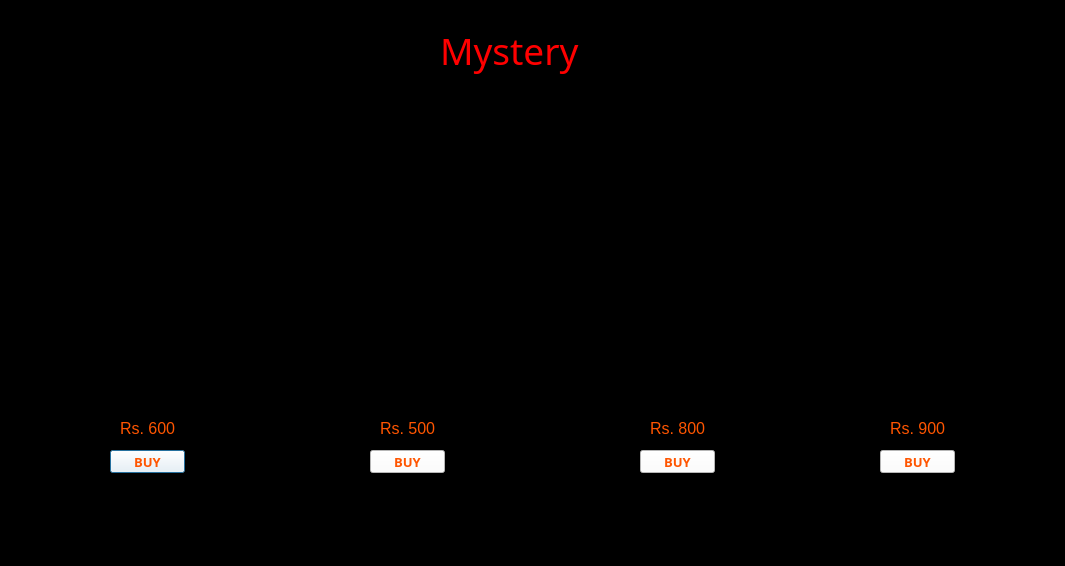
<?xml version="1.0" encoding="UTF-8"?>
<ui version="4.0">
 <class>home</class>
 <widget class="QDialog" name="home">
  <property name="geometry">
   <rect>
    <x>0</x>
    <y>0</y>
    <width>1065</width>
    <height>566</height>
   </rect>
  </property>
  <property name="windowTitle">
   <string>Dialog</string>
  </property>
  <property name="styleSheet">
   <string notr="true">background-color: rgb(0, 0, 0);</string>
  </property>
  <widget class="QLabel" name="label_2">
   <property name="geometry">
    <rect>
     <x>440</x>
     <y>20</y>
     <width>181</width>
     <height>61</height>
    </rect>
   </property>
   <property name="font">
    <font>
     <family>Lucida Calligraphy</family>
     <pointsize>28</pointsize>
    </font>
   </property>
   <property name="styleSheet">
    <string notr="true">color: rgb(225, 225, 225);
color: rgb(255, 0, 0);</string>
   </property>
   <property name="text">
    <string>Mystery</string>
   </property>
  </widget>
  <widget class="QLabel" name="label_6">
   <property name="geometry">
    <rect>
     <x>1010</x>
     <y>100</y>
     <width>71</width>
     <height>161</height>
    </rect>
   </property>
   <property name="text">
    <string/>
   </property>
  </widget>
  <widget class="QLabel" name="label_3">
   <property name="geometry">
    <rect>
     <x>60</x>
     <y>110</y>
     <width>191</width>
     <height>291</height>
    </rect>
   </property>
   <property name="styleSheet">
    <string notr="true">background-image: url(:/newPrefix/mystery/m2.jpg);</string>
   </property>
   <property name="text">
    <string/>
   </property>
   <property name="pixmap">
    <pixmap>mystery/m2.jpg</pixmap>
   </property>
   <property name="scaledContents">
    <bool>true</bool>
   </property>
  </widget>
  <widget class="QLabel" name="label_4">
   <property name="geometry">
    <rect>
     <x>310</x>
     <y>110</y>
     <width>201</width>
     <height>291</height>
    </rect>
   </property>
   <property name="styleSheet">
    <string notr="true">background-image: url(:/newPrefix/mystery/m3.png);</string>
   </property>
   <property name="text">
    <string/>
   </property>
   <property name="pixmap">
    <pixmap>mystery/m3.png</pixmap>
   </property>
   <property name="scaledContents">
    <bool>true</bool>
   </property>
  </widget>
  <widget class="QLabel" name="label_5">
   <property name="geometry">
    <rect>
     <x>570</x>
     <y>110</y>
     <width>201</width>
     <height>291</height>
    </rect>
   </property>
   <property name="styleSheet">
    <string notr="true">background-image: url(:/newPrefix/mystery/m4.jpg);</string>
   </property>
   <property name="text">
    <string/>
   </property>
   <property name="pixmap">
    <pixmap>mystery/m4.jpg</pixmap>
   </property>
   <property name="scaledContents">
    <bool>true</bool>
   </property>
  </widget>
  <widget class="QLabel" name="label_7">
   <property name="geometry">
    <rect>
     <x>820</x>
     <y>110</y>
     <width>191</width>
     <height>291</height>
    </rect>
   </property>
   <property name="styleSheet">
    <string notr="true">background-image: url(:/newPrefix/mystery/m1.jpg);</string>
   </property>
   <property name="text">
    <string/>
   </property>
   <property name="pixmap">
    <pixmap>mystery/m1.jpg</pixmap>
   </property>
   <property name="scaledContents">
    <bool>true</bool>
   </property>
  </widget>
  <widget class="QLabel" name="label">
   <property name="geometry">
    <rect>
     <x>120</x>
     <y>420</y>
     <width>61</width>
     <height>16</height>
    </rect>
   </property>
   <property name="font">
    <font>
     <pointsize>12</pointsize>
    </font>
   </property>
   <property name="styleSheet">
    <string notr="true">color: rgb(255, 85, 0);</string>
   </property>
   <property name="text">
    <string>Rs. 600</string>
   </property>
  </widget>
  <widget class="QLabel" name="label_8">
   <property name="geometry">
    <rect>
     <x>380</x>
     <y>420</y>
     <width>61</width>
     <height>16</height>
    </rect>
   </property>
   <property name="font">
    <font>
     <pointsize>12</pointsize>
    </font>
   </property>
   <property name="styleSheet">
    <string notr="true">color: rgb(255, 85, 0);</string>
   </property>
   <property name="text">
    <string>Rs. 500</string>
   </property>
  </widget>
  <widget class="QLabel" name="label_9">
   <property name="geometry">
    <rect>
     <x>650</x>
     <y>420</y>
     <width>61</width>
     <height>16</height>
    </rect>
   </property>
   <property name="font">
    <font>
     <pointsize>12</pointsize>
    </font>
   </property>
   <property name="styleSheet">
    <string notr="true">color: rgb(255, 85, 0);</string>
   </property>
   <property name="text">
    <string>Rs. 800</string>
   </property>
  </widget>
  <widget class="QLabel" name="label_10">
   <property name="geometry">
    <rect>
     <x>890</x>
     <y>420</y>
     <width>61</width>
     <height>16</height>
    </rect>
   </property>
   <property name="font">
    <font>
     <pointsize>12</pointsize>
    </font>
   </property>
   <property name="styleSheet">
    <string notr="true">color: rgb(255, 85, 0);</string>
   </property>
   <property name="text">
    <string>Rs. 900</string>
   </property>
  </widget>
  <widget class="QPushButton" name="m_buy_btn">
   <property name="geometry">
    <rect>
     <x>110</x>
     <y>450</y>
     <width>75</width>
     <height>23</height>
    </rect>
   </property>
   <property name="font">
    <font>
     <family>Arial Black</family>
     <pointsize>10</pointsize>
     <weight>75</weight>
     <bold>true</bold>
    </font>
   </property>
   <property name="styleSheet">
    <string notr="true">color: rgb(255, 85, 0);
background-color: rgb(255, 255, 255);</string>
   </property>
   <property name="text">
    <string>BUY</string>
   </property>
  </widget>
  <widget class="QPushButton" name="m_buy_btn_2">
   <property name="geometry">
    <rect>
     <x>370</x>
     <y>450</y>
     <width>75</width>
     <height>23</height>
    </rect>
   </property>
   <property name="font">
    <font>
     <family>Arial Black</family>
     <pointsize>10</pointsize>
     <weight>75</weight>
     <bold>true</bold>
    </font>
   </property>
   <property name="styleSheet">
    <string notr="true">color: rgb(255, 85, 0);
background-color: rgb(255, 255, 255);</string>
   </property>
   <property name="text">
    <string>BUY</string>
   </property>
  </widget>
  <widget class="QPushButton" name="m_buy_btn_3">
   <property name="geometry">
    <rect>
     <x>640</x>
     <y>450</y>
     <width>75</width>
     <height>23</height>
    </rect>
   </property>
   <property name="font">
    <font>
     <family>Arial Black</family>
     <pointsize>10</pointsize>
     <weight>75</weight>
     <bold>true</bold>
    </font>
   </property>
   <property name="styleSheet">
    <string notr="true">color: rgb(255, 85, 0);
background-color: rgb(255, 255, 255);</string>
   </property>
   <property name="text">
    <string>BUY</string>
   </property>
  </widget>
  <widget class="QPushButton" name="m_buy_btn_4">
   <property name="geometry">
    <rect>
     <x>880</x>
     <y>450</y>
     <width>75</width>
     <height>23</height>
    </rect>
   </property>
   <property name="font">
    <font>
     <family>Arial Black</family>
     <pointsize>10</pointsize>
     <weight>75</weight>
     <bold>true</bold>
    </font>
   </property>
   <property name="styleSheet">
    <string notr="true">color: rgb(255, 85, 0);
background-color: rgb(255, 255, 255);</string>
   </property>
   <property name="text">
    <string>BUY</string>
   </property>
  </widget>
 </widget>
 <resources>
  <include location="test1.qrc"/>
 </resources>
 <connections/>
</ui>
